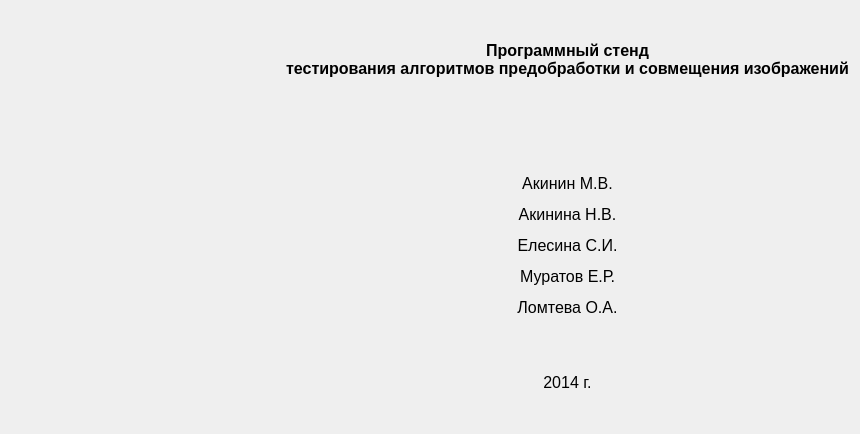
<?xml version="1.0" encoding="UTF-8"?>
<ui version="4.0">
 <class>about_dialog</class>
 <widget class="QDialog" name="about_dialog">
  <property name="geometry">
   <rect>
    <x>0</x>
    <y>0</y>
    <width>860</width>
    <height>434</height>
   </rect>
  </property>
  <property name="minimumSize">
   <size>
    <width>860</width>
    <height>434</height>
   </size>
  </property>
  <property name="maximumSize">
   <size>
    <width>860</width>
    <height>434</height>
   </size>
  </property>
  <property name="windowTitle">
   <string>О программе</string>
  </property>
  <property name="windowIcon">
   <iconset resource="../gui_resources.qrc">
    <normaloff>:/icons/logo</normaloff>:/icons/logo</iconset>
  </property>
  <layout class="QGridLayout" name="gridLayout">
   <item row="0" column="0">
    <layout class="QHBoxLayout" name="horizontalLayout">
     <item>
      <layout class="QVBoxLayout" name="verticalLayout">
       <item>
        <spacer name="verticalSpacer">
         <property name="orientation">
          <enum>Qt::Vertical</enum>
         </property>
         <property name="sizeHint" stdset="0">
          <size>
           <width>20</width>
           <height>40</height>
          </size>
         </property>
        </spacer>
       </item>
       <item>
        <widget class="QLabel" name="label">
         <property name="text">
          <string>&lt;html&gt;&lt;head/&gt;&lt;body&gt;&lt;p&gt;&lt;img src=&quot;:/icons/logo&quot;/&gt;&lt;/p&gt;&lt;/body&gt;&lt;/html&gt;</string>
         </property>
        </widget>
       </item>
       <item>
        <spacer name="verticalSpacer_2">
         <property name="orientation">
          <enum>Qt::Vertical</enum>
         </property>
         <property name="sizeHint" stdset="0">
          <size>
           <width>20</width>
           <height>40</height>
          </size>
         </property>
        </spacer>
       </item>
      </layout>
     </item>
     <item>
      <widget class="QLabel" name="label_2">
       <property name="maximumSize">
        <size>
         <width>16777215</width>
         <height>16777215</height>
        </size>
       </property>
       <property name="text">
        <string>&lt;html&gt;&lt;head/&gt;&lt;body&gt;&lt;p align=&quot;center&quot;&gt;&lt;span style=&quot; font-size:12pt; font-weight:600;&quot;&gt;Программный стенд&lt;br/&gt;тестирования алгоритмов предобработки и совмещения изображений&lt;/span&gt;&lt;/p&gt;&lt;p align=&quot;center&quot;&gt;&lt;span style=&quot; font-size:12pt;&quot;&gt;&lt;br/&gt;&lt;/span&gt;&lt;/p&gt;&lt;p align=&quot;center&quot;&gt;&lt;span style=&quot; font-size:12pt;&quot;&gt;&lt;/span&gt;&lt;/p&gt;&lt;p align=&quot;center&quot;&gt;&lt;span style=&quot; font-size:12pt;&quot;&gt;&lt;/span&gt;&lt;/p&gt;&lt;p align=&quot;center&quot;&gt;&lt;br/&gt;&lt;/p&gt;&lt;p align=&quot;center&quot;&gt;&lt;span style=&quot; font-size:12pt;&quot;&gt;Акинин М.В.&lt;/span&gt;&lt;/p&gt;&lt;p align=&quot;center&quot;&gt;&lt;span style=&quot; font-size:12pt;&quot;&gt;Акинина Н.В.&lt;/span&gt;&lt;/p&gt;&lt;p align=&quot;center&quot;&gt;&lt;span style=&quot; font-size:12pt;&quot;&gt;Елесина С.И.&lt;/span&gt;&lt;/p&gt;&lt;p align=&quot;center&quot;&gt;&lt;span style=&quot; font-size:12pt;&quot;&gt;Муратов Е.Р.&lt;/span&gt;&lt;/p&gt;&lt;p align=&quot;center&quot;&gt;&lt;span style=&quot; font-size:12pt;&quot;&gt;Ломтева О.А.&lt;/span&gt;&lt;/p&gt;&lt;p align=&quot;center&quot;&gt;&lt;span style=&quot; font-size:12pt;&quot;&gt;&lt;br/&gt;&lt;/span&gt;&lt;/p&gt;&lt;p align=&quot;center&quot;&gt;&lt;span style=&quot; font-size:12pt;&quot;&gt;2014 г.&lt;/span&gt;&lt;/p&gt;&lt;/body&gt;&lt;/html&gt;</string>
       </property>
      </widget>
     </item>
    </layout>
   </item>
  </layout>
 </widget>
 <resources>
  <include location="../gui_resources.qrc"/>
 </resources>
 <connections/>
</ui>
